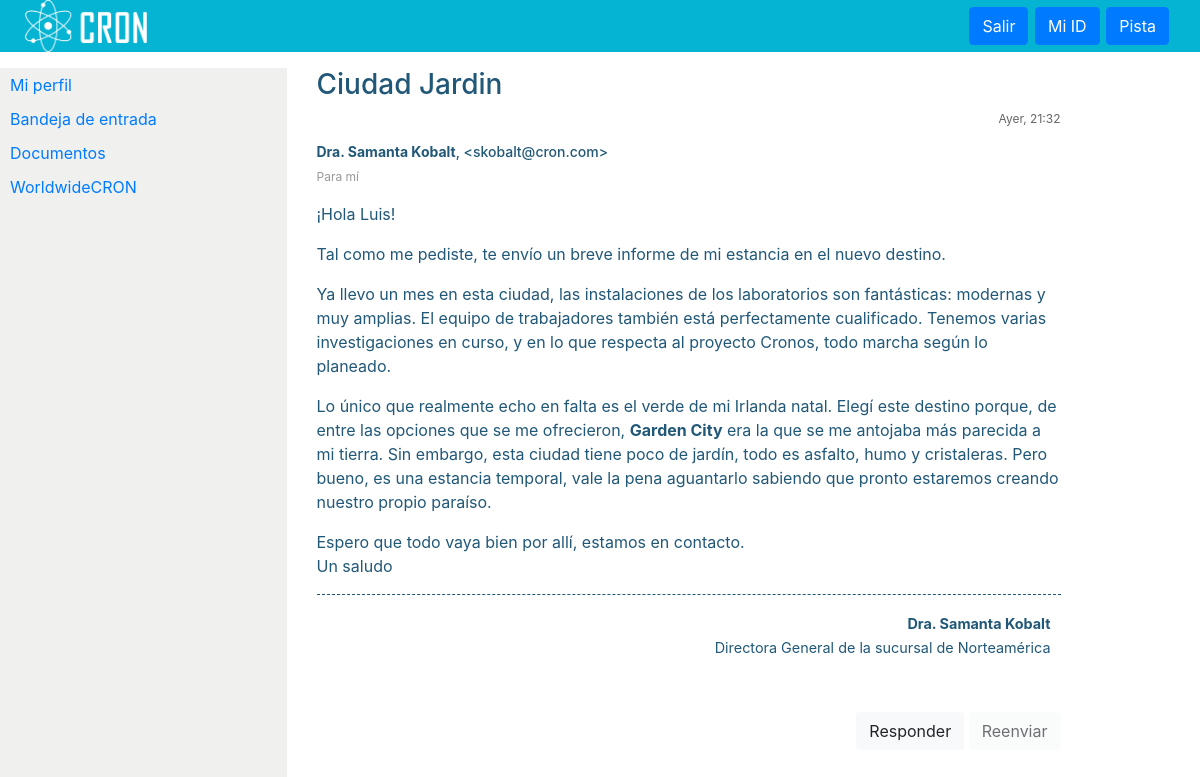
Screenshot of /cron/files/mails/mail.php?idmail=12 (signed in) with the database file from the repository.
### tables this page shows
CREATE TABLE `mails_recibidos` (
  `id` int(11) NOT NULL,
  `remitente` varchar(255) DEFAULT NULL,
  `remitenteaddress` varchar(255) DEFAULT NULL,
  `asunto` varchar(255) NOT NULL,
  `mensaje` text NOT NULL,
  `fecha` varchar(255) DEFAULT 'Ahora',
  `leido` tinyint(1) NOT NULL,
  `id_equipo` int(11) NOT NULL
);

### cron/files/mails/mail.php (the view, shortened to what this page needs)
<?php
 if (!isset($_SESSION['session_id']) || $_SESSION['session_id'] == ''){
         header('Location: ../../../index.php');
 } else{
        $idmsg = 0;
        $objmsj = null;
        if (isset($_GET['idmail']) && $_GET['idmail'] > 0){
                $idmsg = $_GET['idmail'];
        }
        $servername = "localhost";
        $username = "xdcmtpdg_escape";
        $password = "y2%lN97£D8yO";
        $db = "xdcmtpdg_escape";
        $conn = new mysqli($servername, $username, $password, $db);
        $query = $conn->prepare("SELECT remitente, remitenteaddress, asunto, mensaje, fecha, leido, (SELECT e.idweb FROM equiposcron e WHERE e.id = m.id_equipo) FROM mails_recibidos m WHERE m.id = ?");
        $query->bind_param("s", $idmsg);
        $query->execute();
        $query->bind_result($remitente, $remitenteaddress, $asunto, $msj, $fecha, $leido, $idwebmsj);
        while ($query->fetch()){
               $objmsj = array('remitente' => $from, 'remitenteaddress' => $remitenteaddress,
                       'asunto' => $asunto, 'mensaje' =>$msj, 'fecha' => $fecha,
                       'leido' => $leido, 'idequipoweb' => $idwebmsj);
        }
?>
<html lang="es-ES" >
<head>
<link rel="stylesheet" href="https://stackpath.bootstrapcdn.com/bootstrap/4.4.1/css/bootstrap.min.css">
<link href="css/all.css" rel="stylesheet"/>
<link rel="stylesheet" href="../../css/styles.css"/>
</head>
<body id="page-top">
  <header class="bg-primary">
    <div class="text-right">
      <nav>
    <ul>
        <li>
                <a href="../../index.php"><button class="btn btn-primary" id="login" data-toggle="modal" data-target="#modalLogin">Salir</button></a>
         </li>
         <li>
                 <button class="btn btn-primary" id="myid" data-toggle="modal" data-target="#modalSessionid">Mi ID</button>
         </li>
         <li>
                 <button class="btn btn-primary" id="myid" data-toggle="modal" data-target="#modalPistas">Pista</button>
         </li>
    </ul>
</nav>
    </div>
  </header>
  <section id="main">
      <div class="row">
        <div class="col-md-3 loginsidebar">
                <ul class="loginmenu">
                         <li class=""> <a href="../../login.php">Mi perfil</a></li>
                         <li class=""><a href="../../inbox.php">Bandeja de entrada</a></li>
                         <li class=""><a href="../../fileindex.php">Documentos</a></li>
                         <li class=""><a href="../../maps.php">WorldwideCRON</a></li>
                </ul>
        </div>
        <div class="col-md-8">
                <div class="containermail row">
                        <h3 class="asuntomail col-lg-12"><?=$asunto;?></h3>
                        <p class="text-right fechamail col-lg-12"><?= $objmsj['fecha']?></p>
                        <h5 class="remitemail col-lg-12"> <b><?=$remitente;?></b>, &lt;<?=$remitenteaddress;?>&gt; </h5>
                        <p class="recibemail col-lg-12">Para mí</p>
                        <div class="contenidomail col-lg-12">
                        <?=$msj;?>
                        </div>
                        <div class="footermail text-right col-lg-12">
                                <button type="button" class="btn btn-light" id="responderbt">Responder</button>
                                <button type="button" class="btn btn-light" disabled>Reenviar</button>
                        </div>
                        </div>
                </div>
        </div>
  </section>
</body>
</html>
<?php } ?>

### cron/css/styles.css (style rules this page uses)
header { background-image: url(../img/logo_cron_horizontal.png); background-repeat: no-repeat; background-size: contain; background-position-x: 25px; background-color: #05b3d2 !important; }
.bg-primary { background-color: #05b3d2!important; }
nav { text-align: right; padding: 0 30px }
nav ul li { display: inline-block; padding: 7px 1px; }
.loginsidebar { background: #f0f0ef; color: #2a4970; height: 100%; min-height: calc(100vh - 70px); }
#main { color: #215878; max-width: 98%; min-height: 70%; }
.loginmenu { padding: 0; list-style: none; }
.loginmenu li { padding: 5px 10px; }
.containermail { padding: 0 15px; }
.fechamail { color: #666; font-size: 12px; }
.remitemail { font-size: 14px; }
.recibemail { font-size: 12px; color: #999; }
.firmamail { text-align: right; font-size: 0.9em; line-height: 0.5em; margin-bottom: 20px; padding: 25px 10px; display: block; border-top: 1px dashed; }

### rows the page displays
mails_recibidos: asunto "Ciudad Jardin", fecha "Ayer, 21:32", remitente "Dra. Samanta Kobalt", remitenteaddress "skobalt@cron.com", mensaje "¡Hola Luis! Tal como me pediste, te envío un breve informe de mi estancia en el nuevo destino. Ya llevo un mes en esta ciudad, las instalaciones de los laboratorios son fantásticas: modernas y muy amplias. El equipo de trabajadores también está perfectamente cualificado. Tenemos varias investigaciones en curso, y en lo que respecta al proyecto Cronos, todo marcha según lo planeado. Lo único que realmente echo en falta es el verde de mi Irlanda natal. Elegí este destino porque, de entre las opciones que se me ofrecieron, Garden City era la que se me antojaba más parecida a mi tierra. Sin embargo, esta ciudad tiene poco de jardín, todo es asfalto, humo y cristaleras. Pero bueno, es una…"
